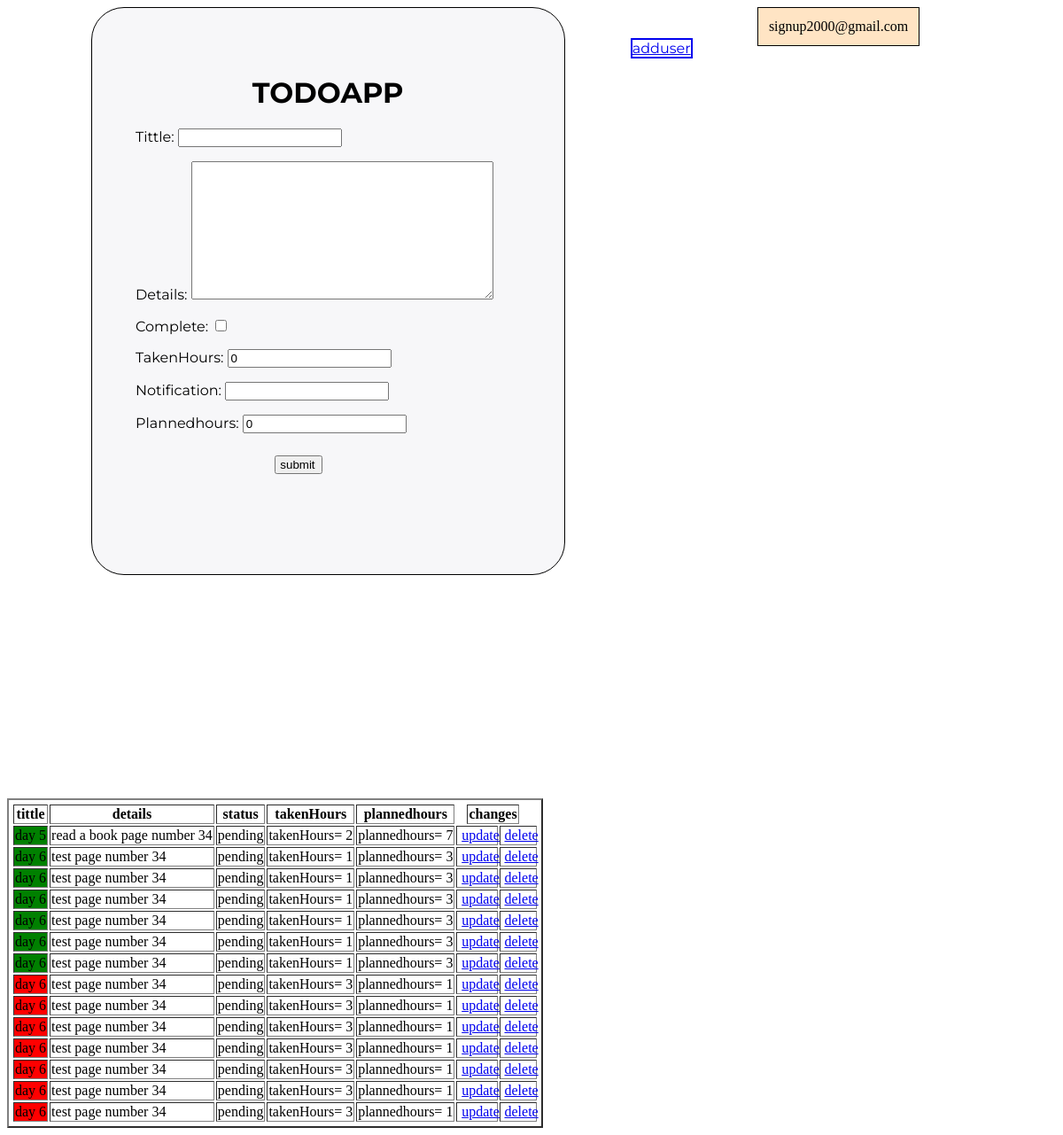
The page /todo/index (signed in) on the database as committed earlier.
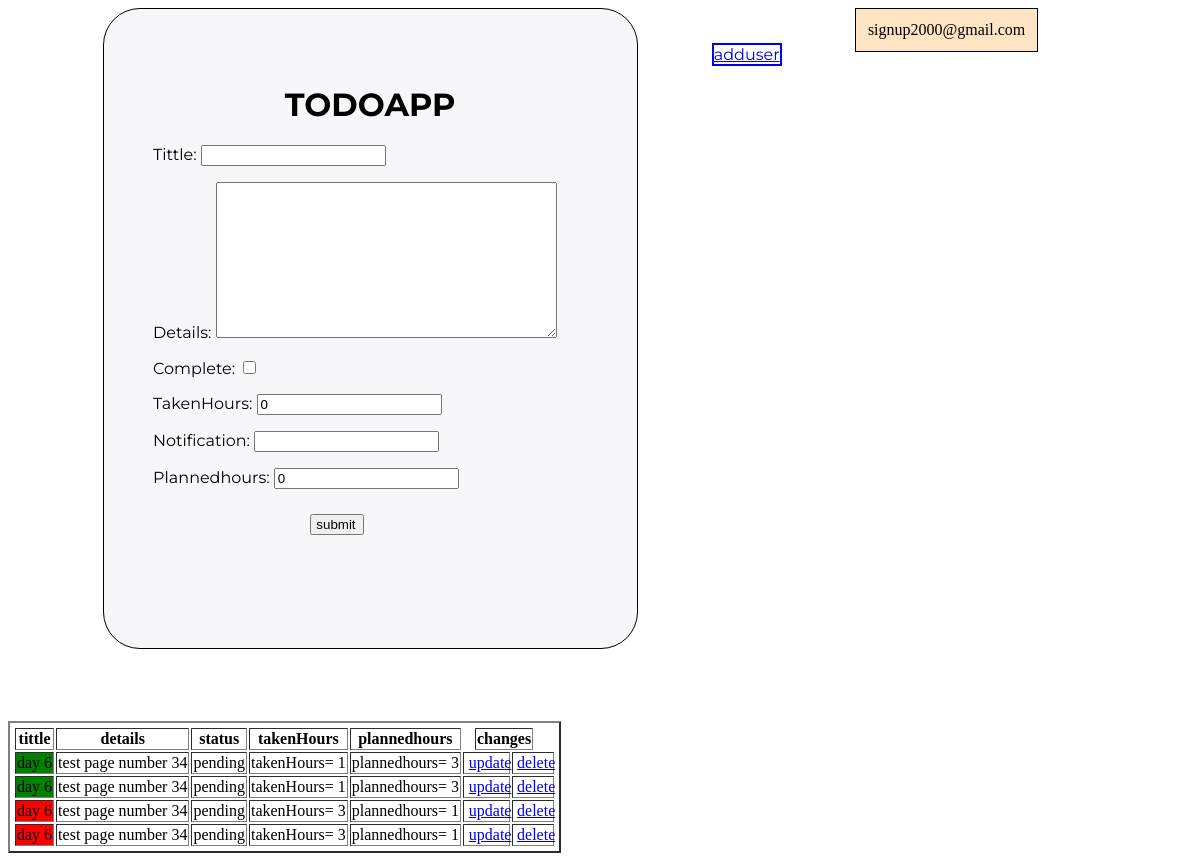
The same page on the database as committed later.
### todoapp/models.py (models this page shows, shortened)
class Todo (models.Model):
   user = models.ForeignKey(user,on_delete=models.CASCADE,null=True)
   tittle=models.CharField(max_length=35)
   details = models.TextField()
   complete = models.BooleanField(default=False)
   takenHours = models.IntegerField(default=0,blank=True)
   created = models.DateTimeField(auto_now_add=True)
   notification = models.CharField(max_length=34,blank=True)
   plannedhours = models.IntegerField(default=0,blank=True)

### todoapp/views.py (the view)
def index(request):
    form1= Todoform()
    user=request.user
    data = Todo.objects.filter(user=request.user)
    if request.method =="POST":
         print(request.user,'hi')
         form1 = Todoform(request.POST)
         if form1.is_valid():
             form1.save(request.user)
    return render(request,'todoapp/list.html',{'form':form1,'data':data,'user':user} )

### todoapp/form.py (shortened to what this page needs)
class Todoform(forms.ModelForm):
    class Meta:
        model = Todo
        fields="__all__"
        exclude=['user']

### accounts/models.py (called while the page is built)
    def __str__(self):
        return self.email

### todoapp/templates/todoapp/list.html (shortened to what this page needs)
  <div class="user"
  {% if user %}
  <td>{{user}}<td>
 {% else %}
 no user
 {% endif %}
  </div>
 <div class="box">
  <a href="{%url 'signup' %}" id='adduser'> adduser</a>
  <h1>TODOAPP</h1>
<form method='POST'>
      {{form.as_p}}
      <input type="submit" id='submit'value="submit">
</form>
</div>
<table class="table" border="2">
  <thead>
    <th>tittle</th>
    <th>details</th>
    <th>status</th>
    <th>takenHours</th>
    <th>plannedhours</th>
    <th>changes</th>
</thead>
 {% for y in data %}
 <tr>
  {% if y.takenHours > y.plannedhours%}
  <td style = "background-color: red"> {{y.tittle}}</td>
 {% elif y.takenHours < y.plannedhours%}
 <td style = "background-color: green"> {{y.tittle}}</td>
 {% else %}
 <td > {{y.tittle}}</td>
 {% endif %}
 <td>  {{y.details}}</td>
 {%if  y.complete %}
 <td>completed</td>
 {% else %}
 <td>pending</td>
 {% endif %}
 <td>takenHours=  {{y.takenHours}}</td>
 <td>plannedhours= {{y.plannedhours}}</td>
   <br>
    <td><a href="{%url 'update' y.id %}">update</a></td>
     <td><a href="{%url 'delete_task' y.id %}">delete</a></td>
 </tr>
 {% endfor %}
</table>

Rows that differ between the two databases and show on the page:
removed Todo: tittle "day 5", details "read a book page number 34", complete "pending", takenHours "2", plannedhours "7"
removed Todo: tittle "day 6", details "test page number 34", complete "pending", takenHours "1", plannedhours "3"
removed Todo: tittle "day 6", details "test page number 34", complete "pending", takenHours "1", plannedhours "3"
removed Todo: tittle "day 6", details "test page number 34", complete "pending", takenHours "1", plannedhours "3"
removed Todo: tittle "day 6", details "test page number 34", complete "pending", takenHours "1", plannedhours "3"
removed Todo: tittle "day 6", details "test page number 34", complete "pending", takenHours "3", plannedhours "1"
removed Todo: tittle "day 6", details "test page number 34", complete "pending", takenHours "3", plannedhours "1"
removed Todo: tittle "day 6", details "test page number 34", complete "pending", takenHours "3", plannedhours "1"
removed Todo: tittle "day 6", details "test page number 34", complete "pending", takenHours "3", plannedhours "1"
removed Todo: tittle "day 6", details "test page number 34", complete "pending", takenHours "3", plannedhours "1"
